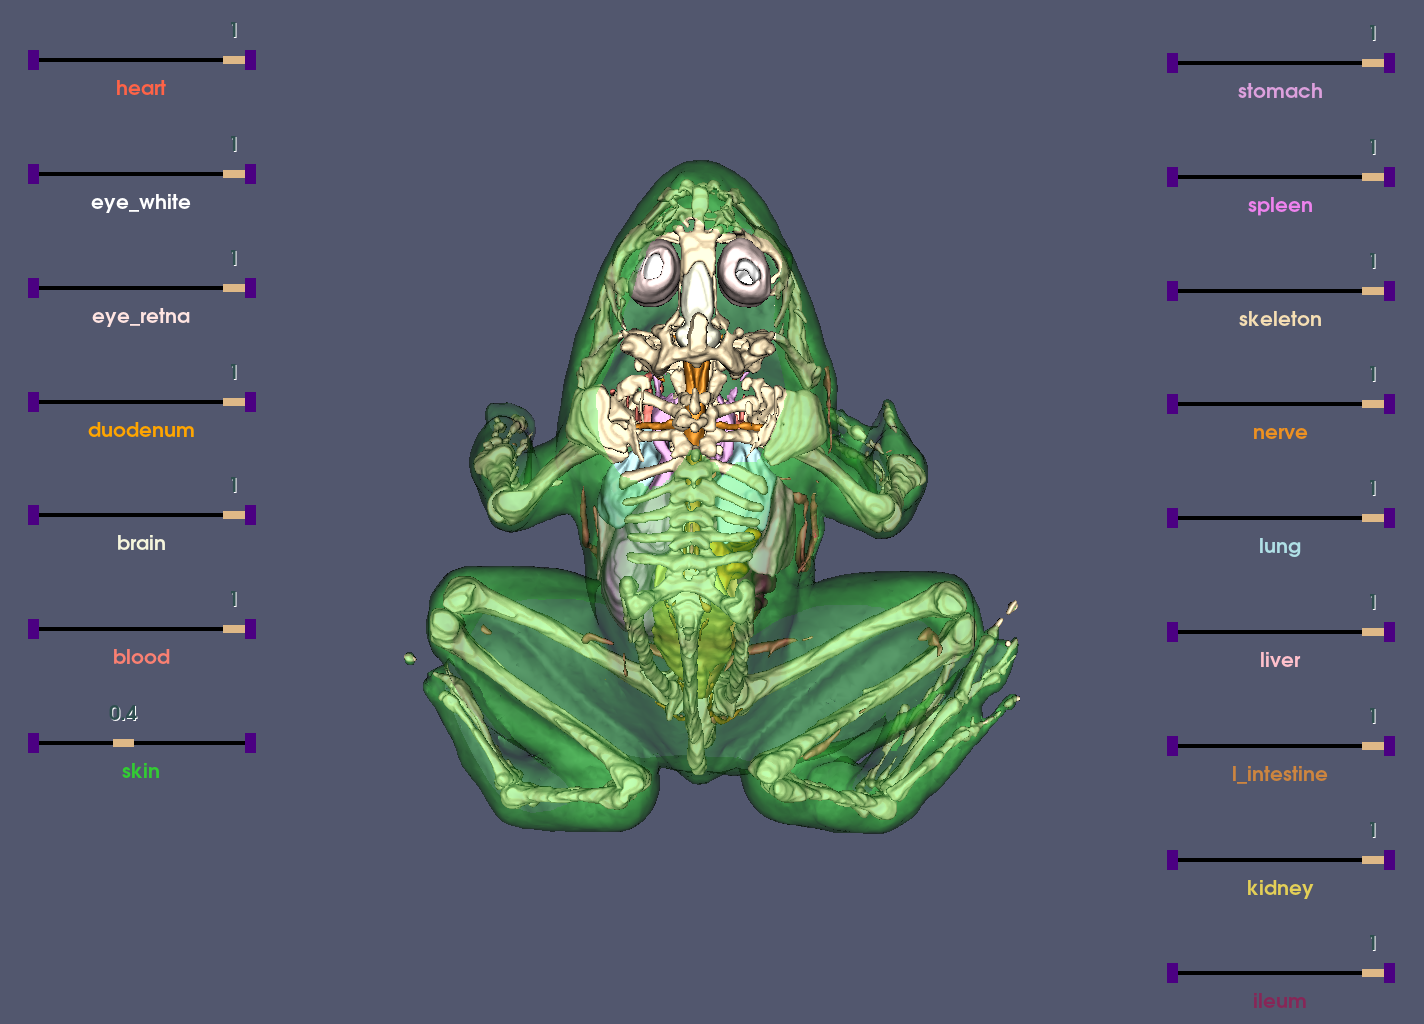

Reproduce this figure in Python.
#!/usr/bin/env python

# View preprocessed VTK tissue surfaces of a segmented frog dataset.

import json
import os
from pathlib import Path

# Factory overrides: importing these modules registers the OpenGL rendering
# and interaction style implementations for vtkRenderingCore factory classes.
import vtkmodules.vtkInteractionStyle  # noqa: F401
import vtkmodules.vtkRenderingOpenGL2  # noqa: F401

# VTK pipeline classes used in this example
from vtkmodules.vtkCommonColor import vtkNamedColors
from vtkmodules.vtkCommonCore import (
    vtkCommand,
    vtkLookupTable,
)
from vtkmodules.vtkCommonMath import vtkMatrix4x4
from vtkmodules.vtkCommonTransforms import vtkTransform
from vtkmodules.vtkFiltersCore import vtkPolyDataNormals
from vtkmodules.vtkFiltersGeneral import vtkTransformPolyDataFilter
from vtkmodules.vtkIOLegacy import vtkPolyDataReader
from vtkmodules.vtkInteractionStyle import vtkInteractorStyleTrackballCamera
from vtkmodules.vtkInteractionWidgets import (
    vtkCameraOrientationWidget,
    vtkSliderRepresentation2D,
    vtkSliderWidget,
)
from vtkmodules.vtkRenderingCore import (
    vtkActor,
    vtkPolyDataMapper,
    vtkRenderWindow,
    vtkRenderWindowInteractor,
    vtkRenderer,
)

# Colors (normalized RGB)
paraview_bkg_rgb = (0.322, 0.341, 0.431)
black_rgb = (0.0, 0.0, 0.0)
indigo_rgb = (0.294, 0.0, 0.510)
burlywood_rgb = (0.871, 0.722, 0.529)
lime_rgb = (0.0, 1.0, 0.0)
dark_slate_gray_rgb = (0.184, 0.310, 0.310)
colors = vtkNamedColors()

# Data: locate the JSON configuration file for VTK tissue files
data_dir = Path(os.environ.get("VPE_DATA_DIR", Path(__file__).parent))
json_file = data_dir / "Frog_vtk.json"

# SliceOrder: orientation transforms keyed by acquisition order name
si_mat = vtkMatrix4x4()
si_mat.Zero()
si_mat.SetElement(0, 0, 1)
si_mat.SetElement(1, 2, 1)
si_mat.SetElement(2, 1, -1)
si_mat.SetElement(3, 3, 1)

is_mat = vtkMatrix4x4()
is_mat.Zero()
is_mat.SetElement(0, 0, 1)
is_mat.SetElement(1, 2, -1)
is_mat.SetElement(2, 1, -1)
is_mat.SetElement(3, 3, 1)

lr_mat = vtkMatrix4x4()
lr_mat.Zero()
lr_mat.SetElement(0, 2, -1)
lr_mat.SetElement(1, 1, -1)
lr_mat.SetElement(2, 0, 1)
lr_mat.SetElement(3, 3, 1)

rl_mat = vtkMatrix4x4()
rl_mat.Zero()
rl_mat.SetElement(0, 2, 1)
rl_mat.SetElement(1, 1, -1)
rl_mat.SetElement(2, 0, 1)
rl_mat.SetElement(3, 3, 1)

hf_mat = vtkMatrix4x4()
hf_mat.Zero()
hf_mat.SetElement(0, 0, -1)
hf_mat.SetElement(1, 1, 1)
hf_mat.SetElement(2, 2, -1)
hf_mat.SetElement(3, 3, 1)

slice_transforms = {}

si_t = vtkTransform()
si_t.SetMatrix(si_mat)
slice_transforms["si"] = si_t

is_t = vtkTransform()
is_t.SetMatrix(is_mat)
slice_transforms["is"] = is_t

ap_t = vtkTransform()
ap_t.Scale(1, -1, 1)
slice_transforms["ap"] = ap_t

pa_t = vtkTransform()
pa_t.Scale(1, -1, -1)
slice_transforms["pa"] = pa_t

lr_t = vtkTransform()
lr_t.SetMatrix(lr_mat)
slice_transforms["lr"] = lr_t

rl_t = vtkTransform()
rl_t.SetMatrix(rl_mat)
slice_transforms["rl"] = rl_t

hf_t = vtkTransform()
hf_t.SetMatrix(hf_mat)
slice_transforms["hf"] = hf_t

hfsi_t = vtkTransform()
hfsi_t.SetMatrix(hf_mat)
hfsi_t.Concatenate(si_mat)
slice_transforms["hfsi"] = hfsi_t

hfis_t = vtkTransform()
hfis_t.SetMatrix(hf_mat)
hfis_t.Concatenate(is_mat)
slice_transforms["hfis"] = hfis_t

hfap_t = vtkTransform()
hfap_t.SetMatrix(hf_mat)
hfap_t.Scale(1, -1, 1)
slice_transforms["hfap"] = hfap_t

hfpa_t = vtkTransform()
hfpa_t.SetMatrix(hf_mat)
hfpa_t.Scale(1, -1, -1)
slice_transforms["hfpa"] = hfpa_t

hflr_t = vtkTransform()
hflr_t.SetMatrix(hf_mat)
hflr_t.Concatenate(lr_mat)
slice_transforms["hflr"] = hflr_t

hfrl_t = vtkTransform()
hfrl_t.SetMatrix(hf_mat)
hfrl_t.Concatenate(rl_mat)
slice_transforms["hfrl"] = hfrl_t

slice_transforms["I"] = vtkTransform()

z_t = vtkTransform()
z_t.Scale(0, 0, 0)
slice_transforms["Z"] = z_t

# Parse the JSON configuration file
with open(json_file) as f:
    json_data = json.load(f)

# Resolve VTK file paths relative to the JSON file location
root = data_dir / json_data["files"]["root"]
vtk_files = {}
for p in json_data["files"]["vtk_files"]:
    fp = root / p
    vtk_files[fp.stem] = str(fp)

# Extract tissue metadata from JSON
tissue_colors = json_data["tissues"]["colors"]
tissue_indices = json_data["tissues"]["indices"]
tissue_names = json_data["tissues"]["names"]
tissue_opacity = json_data["tissues"]["opacity"]
tissue_orientation = json_data["tissues"]["orientation"]

# LookupTable: tissue label to color
color_lut = vtkLookupTable()
color_lut.SetNumberOfColors(len(tissue_colors))
color_lut.SetTableRange(0, len(tissue_colors) - 1)
color_lut.Build()
for name in tissue_names:
    color_lut.SetTableValue(tissue_indices[name], colors.GetColor4d(tissue_colors[name]))

# --- Tissue 0: skin ---
skin_reader = vtkPolyDataReader()
skin_reader.SetFileName(vtk_files["skin"])
skin_reader.Update()

skin_trans = vtkTransform()
skin_trans.DeepCopy(slice_transforms[tissue_orientation["skin"]])
skin_trans.Scale(1, -1, -1)

skin_tf = vtkTransformPolyDataFilter()
skin_tf.SetInputConnection(skin_reader.GetOutputPort())
skin_tf.SetTransform(skin_trans)

skin_normals = vtkPolyDataNormals()
skin_normals.SetInputConnection(skin_tf.GetOutputPort())
skin_normals.SetFeatureAngle(60.0)

skin_mapper = vtkPolyDataMapper()
skin_mapper.SetInputConnection(skin_normals.GetOutputPort())

skin_actor = vtkActor()
skin_actor.SetMapper(skin_mapper)
skin_actor.GetProperty().SetOpacity(tissue_opacity["skin"])
skin_actor.GetProperty().SetDiffuseColor(color_lut.GetTableValue(tissue_indices["skin"])[:3])
skin_actor.GetProperty().SetSpecular(0.2)
skin_actor.GetProperty().SetSpecularPower(10)

skin_slider_rep = vtkSliderRepresentation2D()
skin_slider_rep.SetMinimumValue(0.0)
skin_slider_rep.SetMaximumValue(1.0)
skin_slider_rep.SetValue(tissue_opacity["skin"])
skin_slider_rep.SetTitleText("skin")
skin_slider_rep.SetTubeWidth(0.004)
skin_slider_rep.SetSliderLength(0.015)
skin_slider_rep.SetSliderWidth(0.008)
skin_slider_rep.SetEndCapLength(0.008)
skin_slider_rep.SetEndCapWidth(0.02)
skin_slider_rep.SetTitleHeight(0.02)
skin_slider_rep.SetLabelHeight(0.02)
skin_slider_rep.GetPoint1Coordinate().SetCoordinateSystemToNormalizedDisplay()
skin_slider_rep.GetPoint1Coordinate().SetValue(0.02, 0.275)
skin_slider_rep.GetPoint2Coordinate().SetCoordinateSystemToNormalizedDisplay()
skin_slider_rep.GetPoint2Coordinate().SetValue(0.18, 0.275)
skin_slider_rep.GetTubeProperty().SetColor(black_rgb)
skin_slider_rep.GetCapProperty().SetColor(indigo_rgb)
skin_slider_rep.GetSliderProperty().SetColor(burlywood_rgb)
skin_slider_rep.GetSelectedProperty().SetColor(lime_rgb)
skin_slider_rep.GetLabelProperty().SetColor(dark_slate_gray_rgb)
skin_slider_rep.GetTitleProperty().SetColor(color_lut.GetTableValue(tissue_indices["skin"])[:3])
skin_slider_rep.GetTitleProperty().ShadowOff()

skin_sw = vtkSliderWidget()
skin_sw.SetRepresentation(skin_slider_rep)
skin_sw.SetAnimationModeToAnimate()
skin_sw.AddObserver(vtkCommand.InteractionEvent,
                    lambda caller, ev, prop=skin_actor.GetProperty(): prop.SetOpacity(
                        caller.GetRepresentation().GetValue()))

# --- Tissue 1: blood ---
blood_reader = vtkPolyDataReader()
blood_reader.SetFileName(vtk_files["blood"])
blood_reader.Update()

blood_trans = vtkTransform()
blood_trans.DeepCopy(slice_transforms[tissue_orientation["blood"]])
blood_trans.Scale(1, -1, -1)

blood_tf = vtkTransformPolyDataFilter()
blood_tf.SetInputConnection(blood_reader.GetOutputPort())
blood_tf.SetTransform(blood_trans)

blood_normals = vtkPolyDataNormals()
blood_normals.SetInputConnection(blood_tf.GetOutputPort())
blood_normals.SetFeatureAngle(60.0)

blood_mapper = vtkPolyDataMapper()
blood_mapper.SetInputConnection(blood_normals.GetOutputPort())

blood_actor = vtkActor()
blood_actor.SetMapper(blood_mapper)
blood_actor.GetProperty().SetOpacity(tissue_opacity["blood"])
blood_actor.GetProperty().SetDiffuseColor(color_lut.GetTableValue(tissue_indices["blood"])[:3])
blood_actor.GetProperty().SetSpecular(0.2)
blood_actor.GetProperty().SetSpecularPower(10)

blood_slider_rep = vtkSliderRepresentation2D()
blood_slider_rep.SetMinimumValue(0.0)
blood_slider_rep.SetMaximumValue(1.0)
blood_slider_rep.SetValue(tissue_opacity["blood"])
blood_slider_rep.SetTitleText("blood")
blood_slider_rep.SetTubeWidth(0.004)
blood_slider_rep.SetSliderLength(0.015)
blood_slider_rep.SetSliderWidth(0.008)
blood_slider_rep.SetEndCapLength(0.008)
blood_slider_rep.SetEndCapWidth(0.02)
blood_slider_rep.SetTitleHeight(0.02)
blood_slider_rep.SetLabelHeight(0.02)
blood_slider_rep.GetPoint1Coordinate().SetCoordinateSystemToNormalizedDisplay()
blood_slider_rep.GetPoint1Coordinate().SetValue(0.02, 0.275 + 1.0 / 9)
blood_slider_rep.GetPoint2Coordinate().SetCoordinateSystemToNormalizedDisplay()
blood_slider_rep.GetPoint2Coordinate().SetValue(0.18, 0.275 + 1.0 / 9)
blood_slider_rep.GetTubeProperty().SetColor(black_rgb)
blood_slider_rep.GetCapProperty().SetColor(indigo_rgb)
blood_slider_rep.GetSliderProperty().SetColor(burlywood_rgb)
blood_slider_rep.GetSelectedProperty().SetColor(lime_rgb)
blood_slider_rep.GetLabelProperty().SetColor(dark_slate_gray_rgb)
blood_slider_rep.GetTitleProperty().SetColor(color_lut.GetTableValue(tissue_indices["blood"])[:3])
blood_slider_rep.GetTitleProperty().ShadowOff()

blood_sw = vtkSliderWidget()
blood_sw.SetRepresentation(blood_slider_rep)
blood_sw.SetAnimationModeToAnimate()
blood_sw.AddObserver(vtkCommand.InteractionEvent,
                     lambda caller, ev, prop=blood_actor.GetProperty(): prop.SetOpacity(
                         caller.GetRepresentation().GetValue()))

# --- Tissue 2: brain ---
brain_reader = vtkPolyDataReader()
brain_reader.SetFileName(vtk_files["brain"])
brain_reader.Update()

brain_trans = vtkTransform()
brain_trans.DeepCopy(slice_transforms[tissue_orientation["brain"]])
brain_trans.Scale(1, -1, -1)

brain_tf = vtkTransformPolyDataFilter()
brain_tf.SetInputConnection(brain_reader.GetOutputPort())
brain_tf.SetTransform(brain_trans)

brain_normals = vtkPolyDataNormals()
brain_normals.SetInputConnection(brain_tf.GetOutputPort())
brain_normals.SetFeatureAngle(60.0)

brain_mapper = vtkPolyDataMapper()
brain_mapper.SetInputConnection(brain_normals.GetOutputPort())

brain_actor = vtkActor()
brain_actor.SetMapper(brain_mapper)
brain_actor.GetProperty().SetOpacity(tissue_opacity["brain"])
brain_actor.GetProperty().SetDiffuseColor(color_lut.GetTableValue(tissue_indices["brain"])[:3])
brain_actor.GetProperty().SetSpecular(0.2)
brain_actor.GetProperty().SetSpecularPower(10)

brain_slider_rep = vtkSliderRepresentation2D()
brain_slider_rep.SetMinimumValue(0.0)
brain_slider_rep.SetMaximumValue(1.0)
brain_slider_rep.SetValue(tissue_opacity["brain"])
brain_slider_rep.SetTitleText("brain")
brain_slider_rep.SetTubeWidth(0.004)
brain_slider_rep.SetSliderLength(0.015)
brain_slider_rep.SetSliderWidth(0.008)
brain_slider_rep.SetEndCapLength(0.008)
brain_slider_rep.SetEndCapWidth(0.02)
brain_slider_rep.SetTitleHeight(0.02)
brain_slider_rep.SetLabelHeight(0.02)
brain_slider_rep.GetPoint1Coordinate().SetCoordinateSystemToNormalizedDisplay()
brain_slider_rep.GetPoint1Coordinate().SetValue(0.02, 0.275 + 2.0 / 9)
brain_slider_rep.GetPoint2Coordinate().SetCoordinateSystemToNormalizedDisplay()
brain_slider_rep.GetPoint2Coordinate().SetValue(0.18, 0.275 + 2.0 / 9)
brain_slider_rep.GetTubeProperty().SetColor(black_rgb)
brain_slider_rep.GetCapProperty().SetColor(indigo_rgb)
brain_slider_rep.GetSliderProperty().SetColor(burlywood_rgb)
brain_slider_rep.GetSelectedProperty().SetColor(lime_rgb)
brain_slider_rep.GetLabelProperty().SetColor(dark_slate_gray_rgb)
brain_slider_rep.GetTitleProperty().SetColor(color_lut.GetTableValue(tissue_indices["brain"])[:3])
brain_slider_rep.GetTitleProperty().ShadowOff()

brain_sw = vtkSliderWidget()
brain_sw.SetRepresentation(brain_slider_rep)
brain_sw.SetAnimationModeToAnimate()
brain_sw.AddObserver(vtkCommand.InteractionEvent,
                     lambda caller, ev, prop=brain_actor.GetProperty(): prop.SetOpacity(
                         caller.GetRepresentation().GetValue()))

# --- Tissue 3: duodenum ---
duodenum_reader = vtkPolyDataReader()
duodenum_reader.SetFileName(vtk_files["duodenum"])
duodenum_reader.Update()

duodenum_trans = vtkTransform()
duodenum_trans.DeepCopy(slice_transforms[tissue_orientation["duodenum"]])
duodenum_trans.Scale(1, -1, -1)

duodenum_tf = vtkTransformPolyDataFilter()
duodenum_tf.SetInputConnection(duodenum_reader.GetOutputPort())
duodenum_tf.SetTransform(duodenum_trans)

duodenum_normals = vtkPolyDataNormals()
duodenum_normals.SetInputConnection(duodenum_tf.GetOutputPort())
duodenum_normals.SetFeatureAngle(60.0)

duodenum_mapper = vtkPolyDataMapper()
duodenum_mapper.SetInputConnection(duodenum_normals.GetOutputPort())

duodenum_actor = vtkActor()
duodenum_actor.SetMapper(duodenum_mapper)
duodenum_actor.GetProperty().SetOpacity(tissue_opacity["duodenum"])
duodenum_actor.GetProperty().SetDiffuseColor(color_lut.GetTableValue(tissue_indices["duodenum"])[:3])
duodenum_actor.GetProperty().SetSpecular(0.2)
duodenum_actor.GetProperty().SetSpecularPower(10)

duodenum_slider_rep = vtkSliderRepresentation2D()
duodenum_slider_rep.SetMinimumValue(0.0)
duodenum_slider_rep.SetMaximumValue(1.0)
duodenum_slider_rep.SetValue(tissue_opacity["duodenum"])
duodenum_slider_rep.SetTitleText("duodenum")
duodenum_slider_rep.SetTubeWidth(0.004)
duodenum_slider_rep.SetSliderLength(0.015)
duodenum_slider_rep.SetSliderWidth(0.008)
duodenum_slider_rep.SetEndCapLength(0.008)
duodenum_slider_rep.SetEndCapWidth(0.02)
duodenum_slider_rep.SetTitleHeight(0.02)
duodenum_slider_rep.SetLabelHeight(0.02)
duodenum_slider_rep.GetPoint1Coordinate().SetCoordinateSystemToNormalizedDisplay()
duodenum_slider_rep.GetPoint1Coordinate().SetValue(0.02, 0.275 + 3.0 / 9)
duodenum_slider_rep.GetPoint2Coordinate().SetCoordinateSystemToNormalizedDisplay()
duodenum_slider_rep.GetPoint2Coordinate().SetValue(0.18, 0.275 + 3.0 / 9)
duodenum_slider_rep.GetTubeProperty().SetColor(black_rgb)
duodenum_slider_rep.GetCapProperty().SetColor(indigo_rgb)
duodenum_slider_rep.GetSliderProperty().SetColor(burlywood_rgb)
duodenum_slider_rep.GetSelectedProperty().SetColor(lime_rgb)
duodenum_slider_rep.GetLabelProperty().SetColor(dark_slate_gray_rgb)
duodenum_slider_rep.GetTitleProperty().SetColor(color_lut.GetTableValue(tissue_indices["duodenum"])[:3])
duodenum_slider_rep.GetTitleProperty().ShadowOff()

duodenum_sw = vtkSliderWidget()
duodenum_sw.SetRepresentation(duodenum_slider_rep)
duodenum_sw.SetAnimationModeToAnimate()
duodenum_sw.AddObserver(vtkCommand.InteractionEvent,
                        lambda caller, ev, prop=duodenum_actor.GetProperty(): prop.SetOpacity(
                            caller.GetRepresentation().GetValue()))

# --- Tissue 4: eye_retna ---
eye_retna_reader = vtkPolyDataReader()
eye_retna_reader.SetFileName(vtk_files["eye_retna"])
eye_retna_reader.Update()

eye_retna_trans = vtkTransform()
eye_retna_trans.DeepCopy(slice_transforms[tissue_orientation["eye_retna"]])
eye_retna_trans.Scale(1, -1, -1)

eye_retna_tf = vtkTransformPolyDataFilter()
eye_retna_tf.SetInputConnection(eye_retna_reader.GetOutputPort())
eye_retna_tf.SetTransform(eye_retna_trans)

eye_retna_normals = vtkPolyDataNormals()
eye_retna_normals.SetInputConnection(eye_retna_tf.GetOutputPort())
eye_retna_normals.SetFeatureAngle(60.0)

eye_retna_mapper = vtkPolyDataMapper()
eye_retna_mapper.SetInputConnection(eye_retna_normals.GetOutputPort())

eye_retna_actor = vtkActor()
eye_retna_actor.SetMapper(eye_retna_mapper)
eye_retna_actor.GetProperty().SetOpacity(tissue_opacity["eye_retna"])
eye_retna_actor.GetProperty().SetDiffuseColor(color_lut.GetTableValue(tissue_indices["eye_retna"])[:3])
eye_retna_actor.GetProperty().SetSpecular(0.2)
eye_retna_actor.GetProperty().SetSpecularPower(10)

eye_retna_slider_rep = vtkSliderRepresentation2D()
eye_retna_slider_rep.SetMinimumValue(0.0)
eye_retna_slider_rep.SetMaximumValue(1.0)
eye_retna_slider_rep.SetValue(tissue_opacity["eye_retna"])
eye_retna_slider_rep.SetTitleText("eye_retna")
eye_retna_slider_rep.SetTubeWidth(0.004)
eye_retna_slider_rep.SetSliderLength(0.015)
eye_retna_slider_rep.SetSliderWidth(0.008)
eye_retna_slider_rep.SetEndCapLength(0.008)
eye_retna_slider_rep.SetEndCapWidth(0.02)
eye_retna_slider_rep.SetTitleHeight(0.02)
eye_retna_slider_rep.SetLabelHeight(0.02)
eye_retna_slider_rep.GetPoint1Coordinate().SetCoordinateSystemToNormalizedDisplay()
eye_retna_slider_rep.GetPoint1Coordinate().SetValue(0.02, 0.275 + 4.0 / 9)
eye_retna_slider_rep.GetPoint2Coordinate().SetCoordinateSystemToNormalizedDisplay()
eye_retna_slider_rep.GetPoint2Coordinate().SetValue(0.18, 0.275 + 4.0 / 9)
eye_retna_slider_rep.GetTubeProperty().SetColor(black_rgb)
eye_retna_slider_rep.GetCapProperty().SetColor(indigo_rgb)
eye_retna_slider_rep.GetSliderProperty().SetColor(burlywood_rgb)
eye_retna_slider_rep.GetSelectedProperty().SetColor(lime_rgb)
eye_retna_slider_rep.GetLabelProperty().SetColor(dark_slate_gray_rgb)
eye_retna_slider_rep.GetTitleProperty().SetColor(color_lut.GetTableValue(tissue_indices["eye_retna"])[:3])
eye_retna_slider_rep.GetTitleProperty().ShadowOff()

eye_retna_sw = vtkSliderWidget()
eye_retna_sw.SetRepresentation(eye_retna_slider_rep)
eye_retna_sw.SetAnimationModeToAnimate()
eye_retna_sw.AddObserver(vtkCommand.InteractionEvent,
                         lambda caller, ev, prop=eye_retna_actor.GetProperty(): prop.SetOpacity(
                             caller.GetRepresentation().GetValue()))

# --- Tissue 5: eye_white ---
eye_white_reader = vtkPolyDataReader()
eye_white_reader.SetFileName(vtk_files["eye_white"])
eye_white_reader.Update()

eye_white_trans = vtkTransform()
eye_white_trans.DeepCopy(slice_transforms[tissue_orientation["eye_white"]])
eye_white_trans.Scale(1, -1, -1)

eye_white_tf = vtkTransformPolyDataFilter()
eye_white_tf.SetInputConnection(eye_white_reader.GetOutputPort())
eye_white_tf.SetTransform(eye_white_trans)

eye_white_normals = vtkPolyDataNormals()
eye_white_normals.SetInputConnection(eye_white_tf.GetOutputPort())
eye_white_normals.SetFeatureAngle(60.0)

eye_white_mapper = vtkPolyDataMapper()
eye_white_mapper.SetInputConnection(eye_white_normals.GetOutputPort())

eye_white_actor = vtkActor()
eye_white_actor.SetMapper(eye_white_mapper)
eye_white_actor.GetProperty().SetOpacity(tissue_opacity["eye_white"])
eye_white_actor.GetProperty().SetDiffuseColor(color_lut.GetTableValue(tissue_indices["eye_white"])[:3])
eye_white_actor.GetProperty().SetSpecular(0.2)
eye_white_actor.GetProperty().SetSpecularPower(10)

eye_white_slider_rep = vtkSliderRepresentation2D()
eye_white_slider_rep.SetMinimumValue(0.0)
eye_white_slider_rep.SetMaximumValue(1.0)
eye_white_slider_rep.SetValue(tissue_opacity["eye_white"])
eye_white_slider_rep.SetTitleText("eye_white")
eye_white_slider_rep.SetTubeWidth(0.004)
eye_white_slider_rep.SetSliderLength(0.015)
eye_white_slider_rep.SetSliderWidth(0.008)
eye_white_slider_rep.SetEndCapLength(0.008)
eye_white_slider_rep.SetEndCapWidth(0.02)
eye_white_slider_rep.SetTitleHeight(0.02)
eye_white_slider_rep.SetLabelHeight(0.02)
eye_white_slider_rep.GetPoint1Coordinate().SetCoordinateSystemToNormalizedDisplay()
eye_white_slider_rep.GetPoint1Coordinate().SetValue(0.02, 0.275 + 5.0 / 9)
eye_white_slider_rep.GetPoint2Coordinate().SetCoordinateSystemToNormalizedDisplay()
eye_white_slider_rep.GetPoint2Coordinate().SetValue(0.18, 0.275 + 5.0 / 9)
eye_white_slider_rep.GetTubeProperty().SetColor(black_rgb)
eye_white_slider_rep.GetCapProperty().SetColor(indigo_rgb)
eye_white_slider_rep.GetSliderProperty().SetColor(burlywood_rgb)
eye_white_slider_rep.GetSelectedProperty().SetColor(lime_rgb)
eye_white_slider_rep.GetLabelProperty().SetColor(dark_slate_gray_rgb)
eye_white_slider_rep.GetTitleProperty().SetColor(color_lut.GetTableValue(tissue_indices["eye_white"])[:3])
eye_white_slider_rep.GetTitleProperty().ShadowOff()

eye_white_sw = vtkSliderWidget()
eye_white_sw.SetRepresentation(eye_white_slider_rep)
eye_white_sw.SetAnimationModeToAnimate()
eye_white_sw.AddObserver(vtkCommand.InteractionEvent,
                         lambda caller, ev, prop=eye_white_actor.GetProperty(): prop.SetOpacity(
                             caller.GetRepresentation().GetValue()))

# --- Tissue 6: heart ---
heart_reader = vtkPolyDataReader()
heart_reader.SetFileName(vtk_files["heart"])
heart_reader.Update()

heart_trans = vtkTransform()
heart_trans.DeepCopy(slice_transforms[tissue_orientation["heart"]])
heart_trans.Scale(1, -1, -1)

heart_tf = vtkTransformPolyDataFilter()
heart_tf.SetInputConnection(heart_reader.GetOutputPort())
heart_tf.SetTransform(heart_trans)

heart_normals = vtkPolyDataNormals()
heart_normals.SetInputConnection(heart_tf.GetOutputPort())
heart_normals.SetFeatureAngle(60.0)

heart_mapper = vtkPolyDataMapper()
heart_mapper.SetInputConnection(heart_normals.GetOutputPort())

heart_actor = vtkActor()
heart_actor.SetMapper(heart_mapper)
heart_actor.GetProperty().SetOpacity(tissue_opacity["heart"])
heart_actor.GetProperty().SetDiffuseColor(color_lut.GetTableValue(tissue_indices["heart"])[:3])
heart_actor.GetProperty().SetSpecular(0.2)
heart_actor.GetProperty().SetSpecularPower(10)

heart_slider_rep = vtkSliderRepresentation2D()
heart_slider_rep.SetMinimumValue(0.0)
heart_slider_rep.SetMaximumValue(1.0)
heart_slider_rep.SetValue(tissue_opacity["heart"])
heart_slider_rep.SetTitleText("heart")
heart_slider_rep.SetTubeWidth(0.004)
heart_slider_rep.SetSliderLength(0.015)
heart_slider_rep.SetSliderWidth(0.008)
heart_slider_rep.SetEndCapLength(0.008)
heart_slider_rep.SetEndCapWidth(0.02)
heart_slider_rep.SetTitleHeight(0.02)
heart_slider_rep.SetLabelHeight(0.02)
heart_slider_rep.GetPoint1Coordinate().SetCoordinateSystemToNormalizedDisplay()
heart_slider_rep.GetPoint1Coordinate().SetValue(0.02, 0.275 + 6.0 / 9)
heart_slider_rep.GetPoint2Coordinate().SetCoordinateSystemToNormalizedDisplay()
heart_slider_rep.GetPoint2Coordinate().SetValue(0.18, 0.275 + 6.0 / 9)
heart_slider_rep.GetTubeProperty().SetColor(black_rgb)
heart_slider_rep.GetCapProperty().SetColor(indigo_rgb)
heart_slider_rep.GetSliderProperty().SetColor(burlywood_rgb)
heart_slider_rep.GetSelectedProperty().SetColor(lime_rgb)
heart_slider_rep.GetLabelProperty().SetColor(dark_slate_gray_rgb)
heart_slider_rep.GetTitleProperty().SetColor(color_lut.GetTableValue(tissue_indices["heart"])[:3])
heart_slider_rep.GetTitleProperty().ShadowOff()

heart_sw = vtkSliderWidget()
heart_sw.SetRepresentation(heart_slider_rep)
heart_sw.SetAnimationModeToAnimate()
heart_sw.AddObserver(vtkCommand.InteractionEvent,
                     lambda caller, ev, prop=heart_actor.GetProperty(): prop.SetOpacity(
                         caller.GetRepresentation().GetValue()))

# --- Tissue 7: ileum (right column starts here) ---
ileum_reader = vtkPolyDataReader()
ileum_reader.SetFileName(vtk_files["ileum"])
ileum_reader.Update()

ileum_trans = vtkTransform()
ileum_trans.DeepCopy(slice_transforms[tissue_orientation["ileum"]])
ileum_trans.Scale(1, -1, -1)

ileum_tf = vtkTransformPolyDataFilter()
ileum_tf.SetInputConnection(ileum_reader.GetOutputPort())
ileum_tf.SetTransform(ileum_trans)

ileum_normals = vtkPolyDataNormals()
ileum_normals.SetInputConnection(ileum_tf.GetOutputPort())
ileum_normals.SetFeatureAngle(60.0)

ileum_mapper = vtkPolyDataMapper()
ileum_mapper.SetInputConnection(ileum_normals.GetOutputPort())

ileum_actor = vtkActor()
ileum_actor.SetMapper(ileum_mapper)
ileum_actor.GetProperty().SetOpacity(tissue_opacity["ileum"])
ileum_actor.GetProperty().SetDiffuseColor(color_lut.GetTableValue(tissue_indices["ileum"])[:3])
ileum_actor.GetProperty().SetSpecular(0.2)
ileum_actor.GetProperty().SetSpecularPower(10)

ileum_slider_rep = vtkSliderRepresentation2D()
ileum_slider_rep.SetMinimumValue(0.0)
ileum_slider_rep.SetMaximumValue(1.0)
ileum_slider_rep.SetValue(tissue_opacity["ileum"])
ileum_slider_rep.SetTitleText("ileum")
ileum_slider_rep.SetTubeWidth(0.004)
ileum_slider_rep.SetSliderLength(0.015)
ileum_slider_rep.SetSliderWidth(0.008)
ileum_slider_rep.SetEndCapLength(0.008)
ileum_slider_rep.SetEndCapWidth(0.02)
ileum_slider_rep.SetTitleHeight(0.02)
ileum_slider_rep.SetLabelHeight(0.02)
ileum_slider_rep.GetPoint1Coordinate().SetCoordinateSystemToNormalizedDisplay()
ileum_slider_rep.GetPoint1Coordinate().SetValue(0.82, 0.05)
ileum_slider_rep.GetPoint2Coordinate().SetCoordinateSystemToNormalizedDisplay()
ileum_slider_rep.GetPoint2Coordinate().SetValue(0.98, 0.05)
ileum_slider_rep.GetTubeProperty().SetColor(black_rgb)
ileum_slider_rep.GetCapProperty().SetColor(indigo_rgb)
ileum_slider_rep.GetSliderProperty().SetColor(burlywood_rgb)
ileum_slider_rep.GetSelectedProperty().SetColor(lime_rgb)
ileum_slider_rep.GetLabelProperty().SetColor(dark_slate_gray_rgb)
ileum_slider_rep.GetTitleProperty().SetColor(color_lut.GetTableValue(tissue_indices["ileum"])[:3])
ileum_slider_rep.GetTitleProperty().ShadowOff()

ileum_sw = vtkSliderWidget()
ileum_sw.SetRepresentation(ileum_slider_rep)
ileum_sw.SetAnimationModeToAnimate()
ileum_sw.AddObserver(vtkCommand.InteractionEvent,
                     lambda caller, ev, prop=ileum_actor.GetProperty(): prop.SetOpacity(
                         caller.GetRepresentation().GetValue()))

# --- Tissue 8: kidney ---
kidney_reader = vtkPolyDataReader()
kidney_reader.SetFileName(vtk_files["kidney"])
kidney_reader.Update()

kidney_trans = vtkTransform()
kidney_trans.DeepCopy(slice_transforms[tissue_orientation["kidney"]])
kidney_trans.Scale(1, -1, -1)

kidney_tf = vtkTransformPolyDataFilter()
kidney_tf.SetInputConnection(kidney_reader.GetOutputPort())
kidney_tf.SetTransform(kidney_trans)

kidney_normals = vtkPolyDataNormals()
kidney_normals.SetInputConnection(kidney_tf.GetOutputPort())
kidney_normals.SetFeatureAngle(60.0)

kidney_mapper = vtkPolyDataMapper()
kidney_mapper.SetInputConnection(kidney_normals.GetOutputPort())

kidney_actor = vtkActor()
kidney_actor.SetMapper(kidney_mapper)
kidney_actor.GetProperty().SetOpacity(tissue_opacity["kidney"])
kidney_actor.GetProperty().SetDiffuseColor(color_lut.GetTableValue(tissue_indices["kidney"])[:3])
kidney_actor.GetProperty().SetSpecular(0.2)
kidney_actor.GetProperty().SetSpecularPower(10)

kidney_slider_rep = vtkSliderRepresentation2D()
kidney_slider_rep.SetMinimumValue(0.0)
kidney_slider_rep.SetMaximumValue(1.0)
kidney_slider_rep.SetValue(tissue_opacity["kidney"])
kidney_slider_rep.SetTitleText("kidney")
kidney_slider_rep.SetTubeWidth(0.004)
kidney_slider_rep.SetSliderLength(0.015)
kidney_slider_rep.SetSliderWidth(0.008)
kidney_slider_rep.SetEndCapLength(0.008)
kidney_slider_rep.SetEndCapWidth(0.02)
kidney_slider_rep.SetTitleHeight(0.02)
kidney_slider_rep.SetLabelHeight(0.02)
kidney_slider_rep.GetPoint1Coordinate().SetCoordinateSystemToNormalizedDisplay()
kidney_slider_rep.GetPoint1Coordinate().SetValue(0.82, 0.05 + 1.0 / 9)
kidney_slider_rep.GetPoint2Coordinate().SetCoordinateSystemToNormalizedDisplay()
kidney_slider_rep.GetPoint2Coordinate().SetValue(0.98, 0.05 + 1.0 / 9)
kidney_slider_rep.GetTubeProperty().SetColor(black_rgb)
kidney_slider_rep.GetCapProperty().SetColor(indigo_rgb)
kidney_slider_rep.GetSliderProperty().SetColor(burlywood_rgb)
kidney_slider_rep.GetSelectedProperty().SetColor(lime_rgb)
kidney_slider_rep.GetLabelProperty().SetColor(dark_slate_gray_rgb)
kidney_slider_rep.GetTitleProperty().SetColor(color_lut.GetTableValue(tissue_indices["kidney"])[:3])
kidney_slider_rep.GetTitleProperty().ShadowOff()

kidney_sw = vtkSliderWidget()
kidney_sw.SetRepresentation(kidney_slider_rep)
kidney_sw.SetAnimationModeToAnimate()
kidney_sw.AddObserver(vtkCommand.InteractionEvent,
                      lambda caller, ev, prop=kidney_actor.GetProperty(): prop.SetOpacity(
                          caller.GetRepresentation().GetValue()))

# --- Tissue 9: l_intestine ---
l_intestine_reader = vtkPolyDataReader()
l_intestine_reader.SetFileName(vtk_files["l_intestine"])
l_intestine_reader.Update()

l_intestine_trans = vtkTransform()
l_intestine_trans.DeepCopy(slice_transforms[tissue_orientation["l_intestine"]])
l_intestine_trans.Scale(1, -1, -1)

l_intestine_tf = vtkTransformPolyDataFilter()
l_intestine_tf.SetInputConnection(l_intestine_reader.GetOutputPort())
l_intestine_tf.SetTransform(l_intestine_trans)

l_intestine_normals = vtkPolyDataNormals()
l_intestine_normals.SetInputConnection(l_intestine_tf.GetOutputPort())
l_intestine_normals.SetFeatureAngle(60.0)

l_intestine_mapper = vtkPolyDataMapper()
l_intestine_mapper.SetInputConnection(l_intestine_normals.GetOutputPort())

l_intestine_actor = vtkActor()
l_intestine_actor.SetMapper(l_intestine_mapper)
l_intestine_actor.GetProperty().SetOpacity(tissue_opacity["l_intestine"])
l_intestine_actor.GetProperty().SetDiffuseColor(color_lut.GetTableValue(tissue_indices["l_intestine"])[:3])
l_intestine_actor.GetProperty().SetSpecular(0.2)
l_intestine_actor.GetProperty().SetSpecularPower(10)

l_intestine_slider_rep = vtkSliderRepresentation2D()
l_intestine_slider_rep.SetMinimumValue(0.0)
l_intestine_slider_rep.SetMaximumValue(1.0)
l_intestine_slider_rep.SetValue(tissue_opacity["l_intestine"])
l_intestine_slider_rep.SetTitleText("l_intestine")
l_intestine_slider_rep.SetTubeWidth(0.004)
l_intestine_slider_rep.SetSliderLength(0.015)
l_intestine_slider_rep.SetSliderWidth(0.008)
l_intestine_slider_rep.SetEndCapLength(0.008)
l_intestine_slider_rep.SetEndCapWidth(0.02)
l_intestine_slider_rep.SetTitleHeight(0.02)
l_intestine_slider_rep.SetLabelHeight(0.02)
l_intestine_slider_rep.GetPoint1Coordinate().SetCoordinateSystemToNormalizedDisplay()
l_intestine_slider_rep.GetPoint1Coordinate().SetValue(0.82, 0.05 + 2.0 / 9)
l_intestine_slider_rep.GetPoint2Coordinate().SetCoordinateSystemToNormalizedDisplay()
l_intestine_slider_rep.GetPoint2Coordinate().SetValue(0.98, 0.05 + 2.0 / 9)
l_intestine_slider_rep.GetTubeProperty().SetColor(black_rgb)
l_intestine_slider_rep.GetCapProperty().SetColor(indigo_rgb)
l_intestine_slider_rep.GetSliderProperty().SetColor(burlywood_rgb)
l_intestine_slider_rep.GetSelectedProperty().SetColor(lime_rgb)
l_intestine_slider_rep.GetLabelProperty().SetColor(dark_slate_gray_rgb)
l_intestine_slider_rep.GetTitleProperty().SetColor(color_lut.GetTableValue(tissue_indices["l_intestine"])[:3])
l_intestine_slider_rep.GetTitleProperty().ShadowOff()

l_intestine_sw = vtkSliderWidget()
l_intestine_sw.SetRepresentation(l_intestine_slider_rep)
l_intestine_sw.SetAnimationModeToAnimate()
l_intestine_sw.AddObserver(vtkCommand.InteractionEvent,
                           lambda caller, ev, prop=l_intestine_actor.GetProperty(): prop.SetOpacity(
                               caller.GetRepresentation().GetValue()))

# --- Tissue 10: liver ---
liver_reader = vtkPolyDataReader()
liver_reader.SetFileName(vtk_files["liver"])
liver_reader.Update()

liver_trans = vtkTransform()
liver_trans.DeepCopy(slice_transforms[tissue_orientation["liver"]])
liver_trans.Scale(1, -1, -1)

liver_tf = vtkTransformPolyDataFilter()
liver_tf.SetInputConnection(liver_reader.GetOutputPort())
liver_tf.SetTransform(liver_trans)

liver_normals = vtkPolyDataNormals()
liver_normals.SetInputConnection(liver_tf.GetOutputPort())
liver_normals.SetFeatureAngle(60.0)

liver_mapper = vtkPolyDataMapper()
liver_mapper.SetInputConnection(liver_normals.GetOutputPort())

liver_actor = vtkActor()
liver_actor.SetMapper(liver_mapper)
liver_actor.GetProperty().SetOpacity(tissue_opacity["liver"])
liver_actor.GetProperty().SetDiffuseColor(color_lut.GetTableValue(tissue_indices["liver"])[:3])
liver_actor.GetProperty().SetSpecular(0.2)
liver_actor.GetProperty().SetSpecularPower(10)

liver_slider_rep = vtkSliderRepresentation2D()
liver_slider_rep.SetMinimumValue(0.0)
liver_slider_rep.SetMaximumValue(1.0)
liver_slider_rep.SetValue(tissue_opacity["liver"])
liver_slider_rep.SetTitleText("liver")
liver_slider_rep.SetTubeWidth(0.004)
liver_slider_rep.SetSliderLength(0.015)
liver_slider_rep.SetSliderWidth(0.008)
liver_slider_rep.SetEndCapLength(0.008)
liver_slider_rep.SetEndCapWidth(0.02)
liver_slider_rep.SetTitleHeight(0.02)
liver_slider_rep.SetLabelHeight(0.02)
liver_slider_rep.GetPoint1Coordinate().SetCoordinateSystemToNormalizedDisplay()
liver_slider_rep.GetPoint1Coordinate().SetValue(0.82, 0.05 + 3.0 / 9)
liver_slider_rep.GetPoint2Coordinate().SetCoordinateSystemToNormalizedDisplay()
liver_slider_rep.GetPoint2Coordinate().SetValue(0.98, 0.05 + 3.0 / 9)
liver_slider_rep.GetTubeProperty().SetColor(black_rgb)
liver_slider_rep.GetCapProperty().SetColor(indigo_rgb)
liver_slider_rep.GetSliderProperty().SetColor(burlywood_rgb)
liver_slider_rep.GetSelectedProperty().SetColor(lime_rgb)
liver_slider_rep.GetLabelProperty().SetColor(dark_slate_gray_rgb)
liver_slider_rep.GetTitleProperty().SetColor(color_lut.GetTableValue(tissue_indices["liver"])[:3])
liver_slider_rep.GetTitleProperty().ShadowOff()

liver_sw = vtkSliderWidget()
liver_sw.SetRepresentation(liver_slider_rep)
liver_sw.SetAnimationModeToAnimate()
liver_sw.AddObserver(vtkCommand.InteractionEvent,
                     lambda caller, ev, prop=liver_actor.GetProperty(): prop.SetOpacity(
                         caller.GetRepresentation().GetValue()))

# --- Tissue 11: lung ---
lung_reader = vtkPolyDataReader()
lung_reader.SetFileName(vtk_files["lung"])
lung_reader.Update()

lung_trans = vtkTransform()
lung_trans.DeepCopy(slice_transforms[tissue_orientation["lung"]])
lung_trans.Scale(1, -1, -1)

lung_tf = vtkTransformPolyDataFilter()
lung_tf.SetInputConnection(lung_reader.GetOutputPort())
lung_tf.SetTransform(lung_trans)

lung_normals = vtkPolyDataNormals()
lung_normals.SetInputConnection(lung_tf.GetOutputPort())
lung_normals.SetFeatureAngle(60.0)

lung_mapper = vtkPolyDataMapper()
lung_mapper.SetInputConnection(lung_normals.GetOutputPort())

lung_actor = vtkActor()
lung_actor.SetMapper(lung_mapper)
lung_actor.GetProperty().SetOpacity(tissue_opacity["lung"])
lung_actor.GetProperty().SetDiffuseColor(color_lut.GetTableValue(tissue_indices["lung"])[:3])
lung_actor.GetProperty().SetSpecular(0.2)
lung_actor.GetProperty().SetSpecularPower(10)

lung_slider_rep = vtkSliderRepresentation2D()
lung_slider_rep.SetMinimumValue(0.0)
lung_slider_rep.SetMaximumValue(1.0)
lung_slider_rep.SetValue(tissue_opacity["lung"])
lung_slider_rep.SetTitleText("lung")
lung_slider_rep.SetTubeWidth(0.004)
lung_slider_rep.SetSliderLength(0.015)
lung_slider_rep.SetSliderWidth(0.008)
lung_slider_rep.SetEndCapLength(0.008)
lung_slider_rep.SetEndCapWidth(0.02)
lung_slider_rep.SetTitleHeight(0.02)
lung_slider_rep.SetLabelHeight(0.02)
lung_slider_rep.GetPoint1Coordinate().SetCoordinateSystemToNormalizedDisplay()
lung_slider_rep.GetPoint1Coordinate().SetValue(0.82, 0.05 + 4.0 / 9)
lung_slider_rep.GetPoint2Coordinate().SetCoordinateSystemToNormalizedDisplay()
lung_slider_rep.GetPoint2Coordinate().SetValue(0.98, 0.05 + 4.0 / 9)
lung_slider_rep.GetTubeProperty().SetColor(black_rgb)
lung_slider_rep.GetCapProperty().SetColor(indigo_rgb)
lung_slider_rep.GetSliderProperty().SetColor(burlywood_rgb)
lung_slider_rep.GetSelectedProperty().SetColor(lime_rgb)
lung_slider_rep.GetLabelProperty().SetColor(dark_slate_gray_rgb)
lung_slider_rep.GetTitleProperty().SetColor(color_lut.GetTableValue(tissue_indices["lung"])[:3])
lung_slider_rep.GetTitleProperty().ShadowOff()

lung_sw = vtkSliderWidget()
lung_sw.SetRepresentation(lung_slider_rep)
lung_sw.SetAnimationModeToAnimate()
lung_sw.AddObserver(vtkCommand.InteractionEvent,
                    lambda caller, ev, prop=lung_actor.GetProperty(): prop.SetOpacity(
                        caller.GetRepresentation().GetValue()))

# --- Tissue 12: nerve ---
nerve_reader = vtkPolyDataReader()
nerve_reader.SetFileName(vtk_files["nerve"])
nerve_reader.Update()

nerve_trans = vtkTransform()
nerve_trans.DeepCopy(slice_transforms[tissue_orientation["nerve"]])
nerve_trans.Scale(1, -1, -1)

nerve_tf = vtkTransformPolyDataFilter()
nerve_tf.SetInputConnection(nerve_reader.GetOutputPort())
nerve_tf.SetTransform(nerve_trans)

nerve_normals = vtkPolyDataNormals()
nerve_normals.SetInputConnection(nerve_tf.GetOutputPort())
nerve_normals.SetFeatureAngle(60.0)

nerve_mapper = vtkPolyDataMapper()
nerve_mapper.SetInputConnection(nerve_normals.GetOutputPort())

nerve_actor = vtkActor()
nerve_actor.SetMapper(nerve_mapper)
nerve_actor.GetProperty().SetOpacity(tissue_opacity["nerve"])
nerve_actor.GetProperty().SetDiffuseColor(color_lut.GetTableValue(tissue_indices["nerve"])[:3])
nerve_actor.GetProperty().SetSpecular(0.2)
nerve_actor.GetProperty().SetSpecularPower(10)

nerve_slider_rep = vtkSliderRepresentation2D()
nerve_slider_rep.SetMinimumValue(0.0)
nerve_slider_rep.SetMaximumValue(1.0)
nerve_slider_rep.SetValue(tissue_opacity["nerve"])
nerve_slider_rep.SetTitleText("nerve")
nerve_slider_rep.SetTubeWidth(0.004)
nerve_slider_rep.SetSliderLength(0.015)
nerve_slider_rep.SetSliderWidth(0.008)
nerve_slider_rep.SetEndCapLength(0.008)
nerve_slider_rep.SetEndCapWidth(0.02)
nerve_slider_rep.SetTitleHeight(0.02)
nerve_slider_rep.SetLabelHeight(0.02)
nerve_slider_rep.GetPoint1Coordinate().SetCoordinateSystemToNormalizedDisplay()
nerve_slider_rep.GetPoint1Coordinate().SetValue(0.82, 0.05 + 5.0 / 9)
nerve_slider_rep.GetPoint2Coordinate().SetCoordinateSystemToNormalizedDisplay()
nerve_slider_rep.GetPoint2Coordinate().SetValue(0.98, 0.05 + 5.0 / 9)
nerve_slider_rep.GetTubeProperty().SetColor(black_rgb)
nerve_slider_rep.GetCapProperty().SetColor(indigo_rgb)
nerve_slider_rep.GetSliderProperty().SetColor(burlywood_rgb)
nerve_slider_rep.GetSelectedProperty().SetColor(lime_rgb)
nerve_slider_rep.GetLabelProperty().SetColor(dark_slate_gray_rgb)
nerve_slider_rep.GetTitleProperty().SetColor(color_lut.GetTableValue(tissue_indices["nerve"])[:3])
nerve_slider_rep.GetTitleProperty().ShadowOff()

nerve_sw = vtkSliderWidget()
nerve_sw.SetRepresentation(nerve_slider_rep)
nerve_sw.SetAnimationModeToAnimate()
nerve_sw.AddObserver(vtkCommand.InteractionEvent,
                     lambda caller, ev, prop=nerve_actor.GetProperty(): prop.SetOpacity(
                         caller.GetRepresentation().GetValue()))

# --- Tissue 13: skeleton ---
skeleton_reader = vtkPolyDataReader()
skeleton_reader.SetFileName(vtk_files["skeleton"])
skeleton_reader.Update()

skeleton_trans = vtkTransform()
skeleton_trans.DeepCopy(slice_transforms[tissue_orientation["skeleton"]])
skeleton_trans.Scale(1, -1, -1)

skeleton_tf = vtkTransformPolyDataFilter()
skeleton_tf.SetInputConnection(skeleton_reader.GetOutputPort())
skeleton_tf.SetTransform(skeleton_trans)

skeleton_normals = vtkPolyDataNormals()
skeleton_normals.SetInputConnection(skeleton_tf.GetOutputPort())
skeleton_normals.SetFeatureAngle(60.0)

skeleton_mapper = vtkPolyDataMapper()
skeleton_mapper.SetInputConnection(skeleton_normals.GetOutputPort())

skeleton_actor = vtkActor()
skeleton_actor.SetMapper(skeleton_mapper)
skeleton_actor.GetProperty().SetOpacity(tissue_opacity["skeleton"])
skeleton_actor.GetProperty().SetDiffuseColor(color_lut.GetTableValue(tissue_indices["skeleton"])[:3])
skeleton_actor.GetProperty().SetSpecular(0.2)
skeleton_actor.GetProperty().SetSpecularPower(10)

skeleton_slider_rep = vtkSliderRepresentation2D()
skeleton_slider_rep.SetMinimumValue(0.0)
skeleton_slider_rep.SetMaximumValue(1.0)
skeleton_slider_rep.SetValue(tissue_opacity["skeleton"])
skeleton_slider_rep.SetTitleText("skeleton")
skeleton_slider_rep.SetTubeWidth(0.004)
skeleton_slider_rep.SetSliderLength(0.015)
skeleton_slider_rep.SetSliderWidth(0.008)
skeleton_slider_rep.SetEndCapLength(0.008)
skeleton_slider_rep.SetEndCapWidth(0.02)
skeleton_slider_rep.SetTitleHeight(0.02)
skeleton_slider_rep.SetLabelHeight(0.02)
skeleton_slider_rep.GetPoint1Coordinate().SetCoordinateSystemToNormalizedDisplay()
skeleton_slider_rep.GetPoint1Coordinate().SetValue(0.82, 0.05 + 6.0 / 9)
skeleton_slider_rep.GetPoint2Coordinate().SetCoordinateSystemToNormalizedDisplay()
skeleton_slider_rep.GetPoint2Coordinate().SetValue(0.98, 0.05 + 6.0 / 9)
skeleton_slider_rep.GetTubeProperty().SetColor(black_rgb)
skeleton_slider_rep.GetCapProperty().SetColor(indigo_rgb)
skeleton_slider_rep.GetSliderProperty().SetColor(burlywood_rgb)
skeleton_slider_rep.GetSelectedProperty().SetColor(lime_rgb)
skeleton_slider_rep.GetLabelProperty().SetColor(dark_slate_gray_rgb)
skeleton_slider_rep.GetTitleProperty().SetColor(color_lut.GetTableValue(tissue_indices["skeleton"])[:3])
skeleton_slider_rep.GetTitleProperty().ShadowOff()

skeleton_sw = vtkSliderWidget()
skeleton_sw.SetRepresentation(skeleton_slider_rep)
skeleton_sw.SetAnimationModeToAnimate()
skeleton_sw.AddObserver(vtkCommand.InteractionEvent,
                        lambda caller, ev, prop=skeleton_actor.GetProperty(): prop.SetOpacity(
                            caller.GetRepresentation().GetValue()))

# --- Tissue 14: spleen ---
spleen_reader = vtkPolyDataReader()
spleen_reader.SetFileName(vtk_files["spleen"])
spleen_reader.Update()

spleen_trans = vtkTransform()
spleen_trans.DeepCopy(slice_transforms[tissue_orientation["spleen"]])
spleen_trans.Scale(1, -1, -1)

spleen_tf = vtkTransformPolyDataFilter()
spleen_tf.SetInputConnection(spleen_reader.GetOutputPort())
spleen_tf.SetTransform(spleen_trans)

spleen_normals = vtkPolyDataNormals()
spleen_normals.SetInputConnection(spleen_tf.GetOutputPort())
spleen_normals.SetFeatureAngle(60.0)

spleen_mapper = vtkPolyDataMapper()
spleen_mapper.SetInputConnection(spleen_normals.GetOutputPort())

spleen_actor = vtkActor()
spleen_actor.SetMapper(spleen_mapper)
spleen_actor.GetProperty().SetOpacity(tissue_opacity["spleen"])
spleen_actor.GetProperty().SetDiffuseColor(color_lut.GetTableValue(tissue_indices["spleen"])[:3])
spleen_actor.GetProperty().SetSpecular(0.2)
spleen_actor.GetProperty().SetSpecularPower(10)

spleen_slider_rep = vtkSliderRepresentation2D()
spleen_slider_rep.SetMinimumValue(0.0)
spleen_slider_rep.SetMaximumValue(1.0)
spleen_slider_rep.SetValue(tissue_opacity["spleen"])
spleen_slider_rep.SetTitleText("spleen")
spleen_slider_rep.SetTubeWidth(0.004)
spleen_slider_rep.SetSliderLength(0.015)
spleen_slider_rep.SetSliderWidth(0.008)
spleen_slider_rep.SetEndCapLength(0.008)
spleen_slider_rep.SetEndCapWidth(0.02)
spleen_slider_rep.SetTitleHeight(0.02)
spleen_slider_rep.SetLabelHeight(0.02)
spleen_slider_rep.GetPoint1Coordinate().SetCoordinateSystemToNormalizedDisplay()
spleen_slider_rep.GetPoint1Coordinate().SetValue(0.82, 0.05 + 7.0 / 9)
spleen_slider_rep.GetPoint2Coordinate().SetCoordinateSystemToNormalizedDisplay()
spleen_slider_rep.GetPoint2Coordinate().SetValue(0.98, 0.05 + 7.0 / 9)
spleen_slider_rep.GetTubeProperty().SetColor(black_rgb)
spleen_slider_rep.GetCapProperty().SetColor(indigo_rgb)
spleen_slider_rep.GetSliderProperty().SetColor(burlywood_rgb)
spleen_slider_rep.GetSelectedProperty().SetColor(lime_rgb)
spleen_slider_rep.GetLabelProperty().SetColor(dark_slate_gray_rgb)
spleen_slider_rep.GetTitleProperty().SetColor(color_lut.GetTableValue(tissue_indices["spleen"])[:3])
spleen_slider_rep.GetTitleProperty().ShadowOff()

spleen_sw = vtkSliderWidget()
spleen_sw.SetRepresentation(spleen_slider_rep)
spleen_sw.SetAnimationModeToAnimate()
spleen_sw.AddObserver(vtkCommand.InteractionEvent,
                      lambda caller, ev, prop=spleen_actor.GetProperty(): prop.SetOpacity(
                          caller.GetRepresentation().GetValue()))

# --- Tissue 15: stomach ---
stomach_reader = vtkPolyDataReader()
stomach_reader.SetFileName(vtk_files["stomach"])
stomach_reader.Update()

stomach_trans = vtkTransform()
stomach_trans.DeepCopy(slice_transforms[tissue_orientation["stomach"]])
stomach_trans.Scale(1, -1, -1)

stomach_tf = vtkTransformPolyDataFilter()
stomach_tf.SetInputConnection(stomach_reader.GetOutputPort())
stomach_tf.SetTransform(stomach_trans)

stomach_normals = vtkPolyDataNormals()
stomach_normals.SetInputConnection(stomach_tf.GetOutputPort())
stomach_normals.SetFeatureAngle(60.0)

stomach_mapper = vtkPolyDataMapper()
stomach_mapper.SetInputConnection(stomach_normals.GetOutputPort())

stomach_actor = vtkActor()
stomach_actor.SetMapper(stomach_mapper)
stomach_actor.GetProperty().SetOpacity(tissue_opacity["stomach"])
stomach_actor.GetProperty().SetDiffuseColor(color_lut.GetTableValue(tissue_indices["stomach"])[:3])
stomach_actor.GetProperty().SetSpecular(0.2)
stomach_actor.GetProperty().SetSpecularPower(10)

stomach_slider_rep = vtkSliderRepresentation2D()
stomach_slider_rep.SetMinimumValue(0.0)
stomach_slider_rep.SetMaximumValue(1.0)
stomach_slider_rep.SetValue(tissue_opacity["stomach"])
stomach_slider_rep.SetTitleText("stomach")
stomach_slider_rep.SetTubeWidth(0.004)
stomach_slider_rep.SetSliderLength(0.015)
stomach_slider_rep.SetSliderWidth(0.008)
stomach_slider_rep.SetEndCapLength(0.008)
stomach_slider_rep.SetEndCapWidth(0.02)
stomach_slider_rep.SetTitleHeight(0.02)
stomach_slider_rep.SetLabelHeight(0.02)
stomach_slider_rep.GetPoint1Coordinate().SetCoordinateSystemToNormalizedDisplay()
stomach_slider_rep.GetPoint1Coordinate().SetValue(0.82, 0.05 + 8.0 / 9)
stomach_slider_rep.GetPoint2Coordinate().SetCoordinateSystemToNormalizedDisplay()
stomach_slider_rep.GetPoint2Coordinate().SetValue(0.98, 0.05 + 8.0 / 9)
stomach_slider_rep.GetTubeProperty().SetColor(black_rgb)
stomach_slider_rep.GetCapProperty().SetColor(indigo_rgb)
stomach_slider_rep.GetSliderProperty().SetColor(burlywood_rgb)
stomach_slider_rep.GetSelectedProperty().SetColor(lime_rgb)
stomach_slider_rep.GetLabelProperty().SetColor(dark_slate_gray_rgb)
stomach_slider_rep.GetTitleProperty().SetColor(color_lut.GetTableValue(tissue_indices["stomach"])[:3])
stomach_slider_rep.GetTitleProperty().ShadowOff()

stomach_sw = vtkSliderWidget()
stomach_sw.SetRepresentation(stomach_slider_rep)
stomach_sw.SetAnimationModeToAnimate()
stomach_sw.AddObserver(vtkCommand.InteractionEvent,
                       lambda caller, ev, prop=stomach_actor.GetProperty(): prop.SetOpacity(
                           caller.GetRepresentation().GetValue()))

# Renderer: assemble the scene
renderer = vtkRenderer()
renderer.AddActor(skin_actor)
renderer.AddActor(blood_actor)
renderer.AddActor(brain_actor)
renderer.AddActor(duodenum_actor)
renderer.AddActor(eye_retna_actor)
renderer.AddActor(eye_white_actor)
renderer.AddActor(heart_actor)
renderer.AddActor(ileum_actor)
renderer.AddActor(kidney_actor)
renderer.AddActor(l_intestine_actor)
renderer.AddActor(liver_actor)
renderer.AddActor(lung_actor)
renderer.AddActor(nerve_actor)
renderer.AddActor(skeleton_actor)
renderer.AddActor(spleen_actor)
renderer.AddActor(stomach_actor)
renderer.SetBackground(paraview_bkg_rgb)

# Window: display the rendered scene
render_window = vtkRenderWindow()
render_window.AddRenderer(renderer)
render_window.SetWindowName("froggie view")
render_window.SetMultiSamples(0)
render_window.SetSize(1024 + 400, 1024)

# Scene: configure camera
camera = renderer.GetActiveCamera()
cam_transform = vtkTransform()
cam_transform.SetMatrix(camera.GetModelTransformMatrix())
cam_transform.RotateY(-90)
cam_transform.RotateZ(90)
camera.SetModelTransformMatrix(cam_transform.GetMatrix())
renderer.ResetCamera()

# CameraOrientationWidget: interactive orientation gizmo
cow = vtkCameraOrientationWidget()
cow.SetParentRenderer(renderer)
cow.Off()
cow.EnabledOff()

# Interactor: handle mouse and keyboard events
render_window_interactor = vtkRenderWindowInteractor()
render_window_interactor.SetRenderWindow(render_window)
style = vtkInteractorStyleTrackballCamera()
render_window_interactor.SetInteractorStyle(style)

# Enable slider widgets
skin_sw.SetInteractor(render_window_interactor)
skin_sw.EnabledOn()
blood_sw.SetInteractor(render_window_interactor)
blood_sw.EnabledOn()
brain_sw.SetInteractor(render_window_interactor)
brain_sw.EnabledOn()
duodenum_sw.SetInteractor(render_window_interactor)
duodenum_sw.EnabledOn()
eye_retna_sw.SetInteractor(render_window_interactor)
eye_retna_sw.EnabledOn()
eye_white_sw.SetInteractor(render_window_interactor)
eye_white_sw.EnabledOn()
heart_sw.SetInteractor(render_window_interactor)
heart_sw.EnabledOn()
ileum_sw.SetInteractor(render_window_interactor)
ileum_sw.EnabledOn()
kidney_sw.SetInteractor(render_window_interactor)
kidney_sw.EnabledOn()
l_intestine_sw.SetInteractor(render_window_interactor)
l_intestine_sw.EnabledOn()
liver_sw.SetInteractor(render_window_interactor)
liver_sw.EnabledOn()
lung_sw.SetInteractor(render_window_interactor)
lung_sw.EnabledOn()
nerve_sw.SetInteractor(render_window_interactor)
nerve_sw.EnabledOn()
skeleton_sw.SetInteractor(render_window_interactor)
skeleton_sw.EnabledOn()
spleen_sw.SetInteractor(render_window_interactor)
spleen_sw.EnabledOn()
stomach_sw.SetInteractor(render_window_interactor)
stomach_sw.EnabledOn()

# Launch the interactive visualization
render_window_interactor.Initialize()
render_window_interactor.Start()
